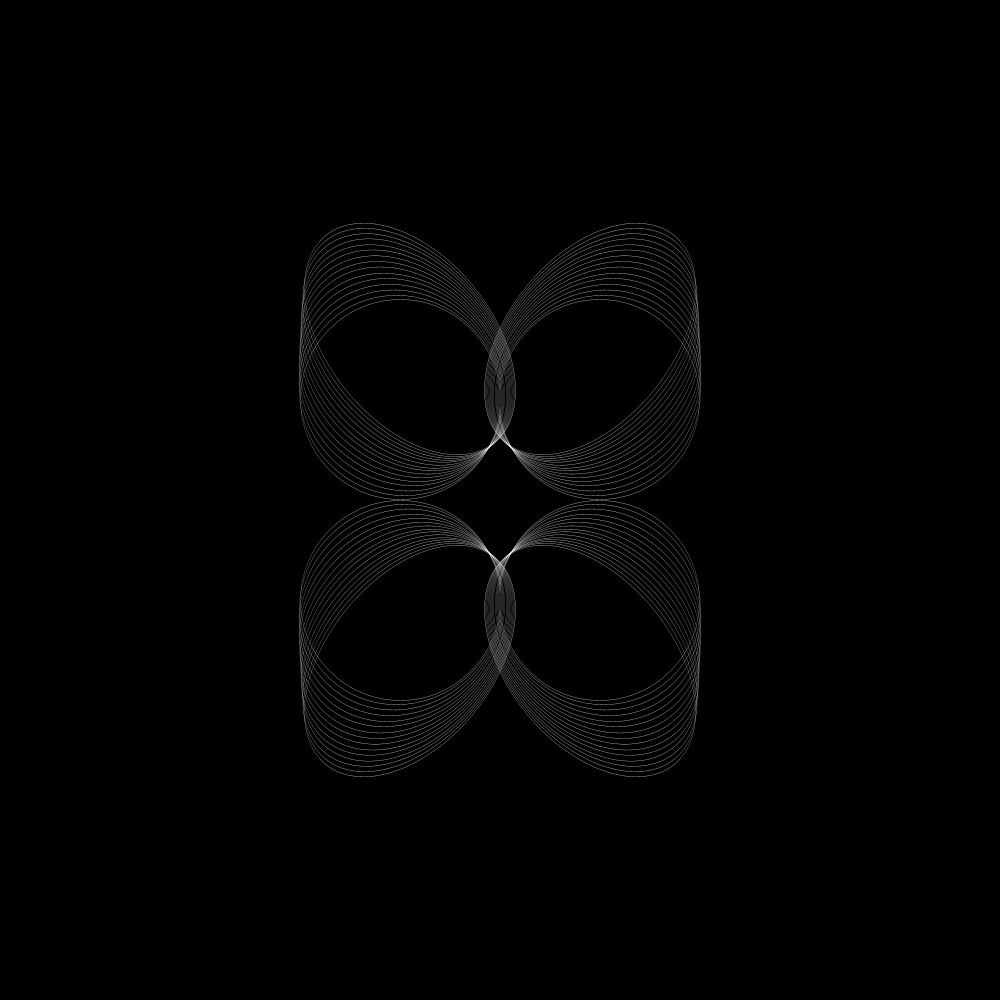
Frame 1 (no input)
Frame 60 (the mouse pressed at the canvas centre just before this capture): identical to frame 1, image omitted
Frame 120 (the mouse held since frame 60 and released just before this capture): identical to frame 1, image omitted

The Processing sketch that drew this single still picture (run headless with seeded random() and noise(); from frame 60 on, the mouse is pressed at the canvas centre):

// Processing sketch: simple_repeat
// ── simple_repeat.pde
float freq = 0.02;
float amp = 0.25;
  
void setup(){
  size(1000,1000);
  background(0,0,0);
  
  for(int i = 0; i<15; i++){
     float y = 1+sin(float(i)*freq*PI)*amp/2;
     noFill();
     stroke(255);
     strokeWeight(0.15);
     drawShape(1,2,y);
     drawShape(-1,2,y);
     drawShape(-1,-2,y);
     drawShape(1,-2,y);
  }
  
}


void draw(){
  
}

void drawShape(float scaleX, float scaleY,float rotationVal){
  pushMatrix();
  translate(width/2,height/2);
  //use mapping function to map rotation between 0 and 2PI - rotation is in radians
  float mappedRotation = map(rotationVal,-1,1,0,2*PI);
  scale(scaleX,scaleY);
  rotate(mappedRotation);
  ellipseMode(CORNER);
  ellipse(0, 0, 200*rotationVal,100);
  popMatrix();
}
